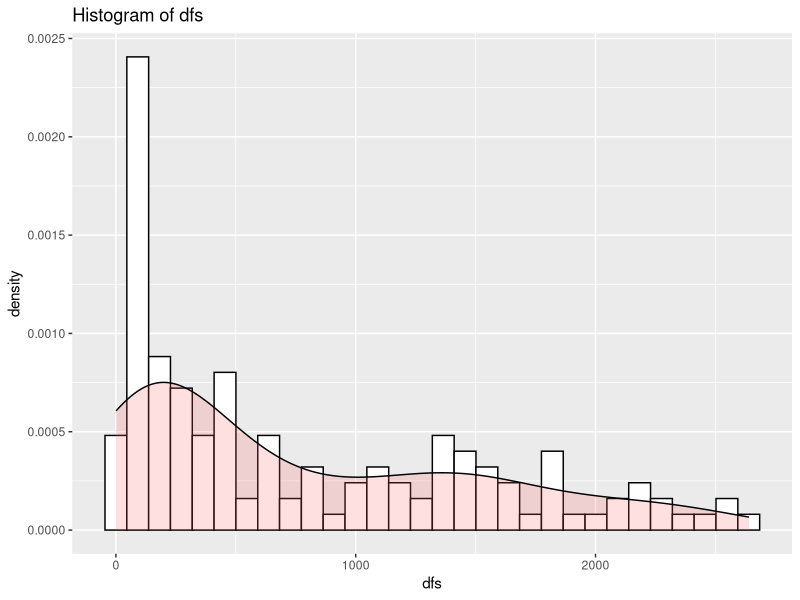

The R source for this figure: (Note: this script raises an error after producing the figure.)
## ----setup, include=FALSE------------------------------------------------------------
knitr::opts_chunk$set(echo = TRUE)


## ------------------------------------------------------------------------------------
library(KMsurv)
library(tidyverse)
library(survival)


## ------------------------------------------------------------------------------------
data(bmt)
bmt = bmt %>% select(-c(t1,d1,d2,ta,da,tc,dc))


## ------------------------------------------------------------------------------------
head(bmt,n=10)
help(bmt)


## ------------------------------------------------------------------------------------
bmt2=bmt
names(bmt2) = c("group",    "dfs" ,   "dfsstatus"  , "tp" ,   "dp" ,   "agep" ,   "aged"  ,  "genderp"  ,  "genderd",    "cmvp"  ,  "cmvd"  ,  "waiting"  ,  "fab" ,   "hospital" ,   "mtw"  )
glimpse(bmt2) #sorte de transpose juste pour voir les variables renommées


## ------------------------------------------------------------------------------------
bmt2$group = recode(bmt2$group, "1"="ALL","2"="Low","3"="High")
bmt2$genderp = recode(bmt2$genderp, "1"="Male","0"="Female")
bmt2$genderd = recode(bmt2$genderd, "1"="Male","0"="Female")
bmt2$cmvp = recode(bmt2$cmvp, "1"="Positive","0"="Negative")
bmt2$cmvd = recode(bmt2$cmvd, "1"="Positive","0"="Negative")
bmt2$hospital = recode(bmt2$hospital , "1" = "Ohio State U.", "2" = "Alferd" , "3" = "St. Vincent", "4" = "Hahnemann")
bmt2$dp = recode(bmt2$dp, "1"="Return Normal","0"="Not Return normal")
bmt2$dfsstatus = recode(bmt2$dfsstatus, "Dead Or Relapsed"=1,"Alive Disease Free"=0)
bmt2$mtw = recode(bmt2$mtw, "1"="Yes","0"="No")
glimpse(bmt2)


## ------------------------------------------------------------------------------------
bmt2 %>% drop_na()


## ------------------------------------------------------------------------------------

table(bmt2$dfsstatus)*100/sum(table(bmt2$dfsstatus))


## ------------------------------------------------------------------------------------
summary(bmt2$dfs)
ggplot(bmt2, aes(x=dfs)) + ggtitle('Histogram of dfs')+
 geom_histogram(aes(y=..density..), colour="black", fill="white",bins=30)+
 geom_density(alpha=.2, fill="#FF6666") 


## ------------------------------------------------------------------------------------
 head(bmt2)


## ------------------------------------------------------------------------------------
cbind(bmt2$tp,bmt2$agep, bmt2$aged, bmt2$waiting)


## ------------------------------------------------------------------------------------
bmtcor <- cor(cbind(bmt2$tp,bmt2$agep, bmt2$aged, bmt2$waiting),method="spearman")#Spearman test robuste
bmtcor
corrplot(as.matrix(bmtcor), method='color', addCoef.col = "black", type="lower", tl.col="black", tl.srt=45,title='Matrice de corrélation')


## ------------------------------------------------------------------------------------
fisher.test(bmt2$genderd,bmt2$genderp)
wilcox.test(bmt2$tp~bmt2$genderp)
kruskal.test(bmt2$tp~bmt2$hospital)


## ------------------------------------------------------------------------------------
library(MASS)
cox_model_raw = stepAIC(coxph(Surv(dfs,dfsstatus)~group+tp+dp+agep+aged+genderp+
                        genderd+cmvp+cmvd+waiting+
                        fab+hospital,data=bmt2),trace=F)
summary(cox_model_raw)


## ------------------------------------------------------------------------------------
library(survminer)
ggsurvplot(survfit(cox_model_raw), conf.int = FALSE, 
           surv.median.line="hv",xlab="Time",ylab="Disease Free Survival Indicator",
           break.time.by=365,title=" Disease Free Survival curve",
           risk.table = TRUE,tables.height = 0.30,
           font.main = c(12, "bold", "darkblue"),
           font.x = c(8, "bold.italic", "red"),
           font.y = c(8, "bold.italic", "darkred"),
           font.tickslab = c(8, "plain", "darkgreen"),  
           data = bmt2)


## ------------------------------------------------------------------------------------
cox.zph(cox_model_raw)
par(mfrow=c(2,4))
plot(cox.zph(cox_model_raw))


## ------------------------------------------------------------------------------------
bmt2$id = c(1:nrow(bmt2))
bmt2_merge <- tmerge(bmt2,bmt2,id=id,endpt=event(dfs,dfsstatus))
bmt2_merge <- tmerge(bmt2_merge,bmt2,id=id,p_recovery=tdc(tp)) #adds platelet recovery as tdc
#bmt2_merge)
head(bmt2_merge)
head(bmt2)


## ------------------------------------------------------------------------------------
bmt2$hospital = recode(bmt2$hospital , "1" = "Ohio State U.", "2" = "Alferd" , "3" = "St. Vincent", "4" = "Hahnemann")


## ------------------------------------------------------------------------------------
cox_model_raw2 = stepAIC(coxph(Surv(tstart,tstop,endpt)~group+agep+aged+genderp+
                        genderd+cmvp+cmvd+waiting+p_recovery+
                        fab+hospital,data=bmt2_merge),trace=F)
summary(cox_model_raw2)

## ------------------------------------------------------------------------------------
cox.zph(cox_model_raw2)
par(mfrow=c(2,4))
plot(cox.zph(cox_model_raw2))


## ------------------------------------------------------------------------------------
cox_model_raw3 = stepAIC(coxph(Surv(tstart,tstop,endpt)~group+agep+aged+genderp+
                        genderd+cmvp+cmvd+waiting+p_recovery+
                        fab+strata(hospital),data=bmt2_merge),trace=F)
summary(cox_model_raw3)

## ------------------------------------------------------------------------------------
cox.zph(cox_model_raw3)
par(mfrow=c(2,4))
plot(cox.zph(cox_model_raw3))


## ------------------------------------------------------------------------------------
library(caret)

quartiles_aged = quantile(bmt2_merge$aged,probs = seq(0,1,0.25))
bmt2_merge$aged_discret = cut(bmt2_merge$aged, quartiles_aged)
quartiles_agep = quantile(bmt2_merge$agep,probs = seq(0,1,0.25))
bmt2_merge$agep_discret = cut(bmt2_merge$agep, quartiles_agep)



## ------------------------------------------------------------------------------------
bmt2_merge_small = bmt2_merge %>% drop_na()


## ------------------------------------------------------------------------------------
cox_model = stepAIC(coxph(Surv(tstart,tstop,endpt)~group+agep_discret+aged_discret+genderp+
                        genderd+cmvp+cmvd+waiting+p_recovery+
                        fab+strata(hospital),data=bmt2_merge_small),trace=F)
summary(cox_model)


## ------------------------------------------------------------------------------------
cox_model_final = stepAIC(coxph(Surv(tstart,tstop,endpt)~group+agep_discret+p_recovery+
                        fab+strata(hospital),data=bmt2_merge_small),trace=F)
summary(cox_model_final)

## ------------------------------------------------------------------------------------
cox.zph(cox_model_final)
par(mfrow=c(2,4))
plot(cox.zph(cox_model_final))


## ------------------------------------------------------------------------------------
ggsurvplot(survfit(cox_model_final), conf.int = FALSE, 
           surv.median.line="hv",xlab="Time",ylab="Disease Free Survival Indicator",
           break.time.by=365,title=" Disease Free Survival curve using cox",
           tables.height = 0.30,
           font.main = c(12, "bold", "darkblue"),
           font.x = c(8, "bold.italic", "red"),
           font.y = c(8, "bold.italic", "darkred"),
           font.tickslab = c(8, "plain", "darkgreen"),  
           data = bmt2_merge_small)


## ------------------------------------------------------------------------------------
bmt_group=survfit(Surv(dfs,dfsstatus)~group,data=bmt2_merge_small)
ggsurvplot(bmt_group, conf.int = FALSE, 
           surv.median.line="hv",xlab="Time",ylab="Disease Free Survival",
           break.time.by=365,title="Disease Free Survival curve in fonction of group",
           risk.table = TRUE,tables.height = 0.30,
           font.main = c(12, "bold", "darkblue"),
           font.x = c(8, "bold.italic", "red"),
           font.y = c(8, "bold.italic", "darkred"),
           font.tickslab = c(8, "plain", "darkgreen"), pval = TRUE, 
           data = bmt2_merge_small)

